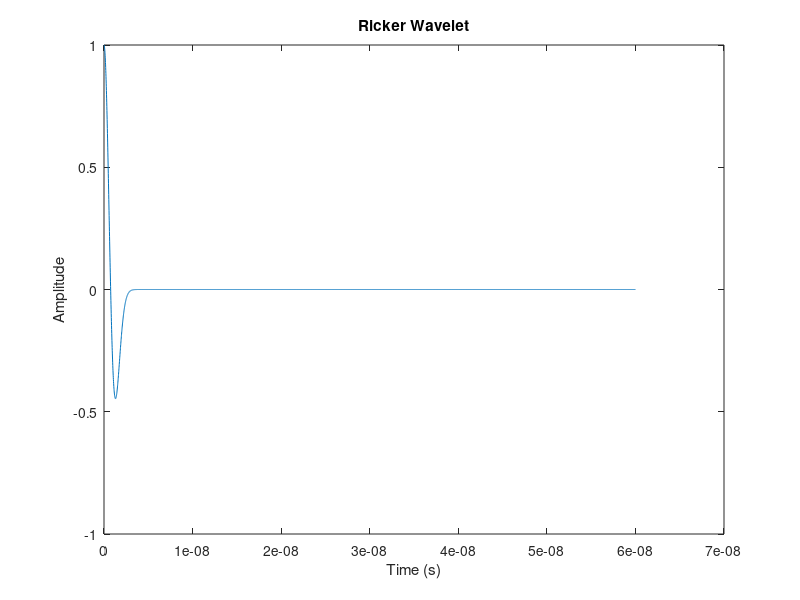

MATLAB code to generate this figure: (Note: this script raises an error after producing the figure.)
%% 리커파 생성
f = 300E+6; % Frequency (Hz)
iteration = 5089;
Time = 60e-9;
t = linspace(0,Time,iteration)
w = (1 - 2*(pi*f*(t)).^2) .* exp(-(pi*f*(t)).^2);
% Plot Ricker wavelet
plot(t, w);
xlabel('Time (s)');
ylabel('Amplitude');
title('Ricker Wavelet');
%% 리커파 FFT
f = 1; % Frequency (Hz)
iteration = 5089;
Time = 2;
dt=Time/iteration
t = linspace(0,Time,iteration)

% Generate Ricker wavelet
w = (1 - 2*(pi*f*(t-1)).^2) .* exp(-(pi*f*(t-1)).^2);
N = length(w)
frequencies = fftshift(fftfreq(N, dt))
ricker_fft = fftshift(fft(w))
freq_range = frequencies >= 0 & frequencies <= 3;
frequencies_filtered = frequencies(freq_range);
ricker_fft_filtered = ricker_fft(freq_range);

plot(frequencies_filtered, abs(ricker_fft_filtered))
xlabel('Frequency (Hz)');
ylabel('Amplitude');
title('FFT of Ricker Wavelet')
%% 리커파 컨볼루션
% Generate Ricker wavelet
f = 300E+6; % Frequency (Hz)
iteration = 5089;
Time = 60e-9;
t = linspace(0,Time,iteration)
ricker_wavelet = (1 - 2*(pi*f*t).^2) .* exp(-(pi*f*t).^2);

% Generate synthetic seismic data (example)
t = linspace(0,Time,iteration); % Time vector for data (s)
Ez=h5read('case1_2.0.out','/rxs/rx1/Ez') % ez값 추출해서 data에 입력
Eztr=Ez.'
% Perform convolution
conv_result = conv(Eztr, ricker_wavelet, 'same');
conv_result_abs= abs(conv_result)

% Plot original data and convolved result
figure;
subplot(2,1,1);
plot(t, Eztr);
xlabel('Time (s)');
ylabel('Amplitude');
title('Original Data');

subplot(2,1,2);
plot(t, conv_result);
xlabel('Time (s)');
ylabel('Amplitude');
title('Convolved Result with Ricker Wavelet');


